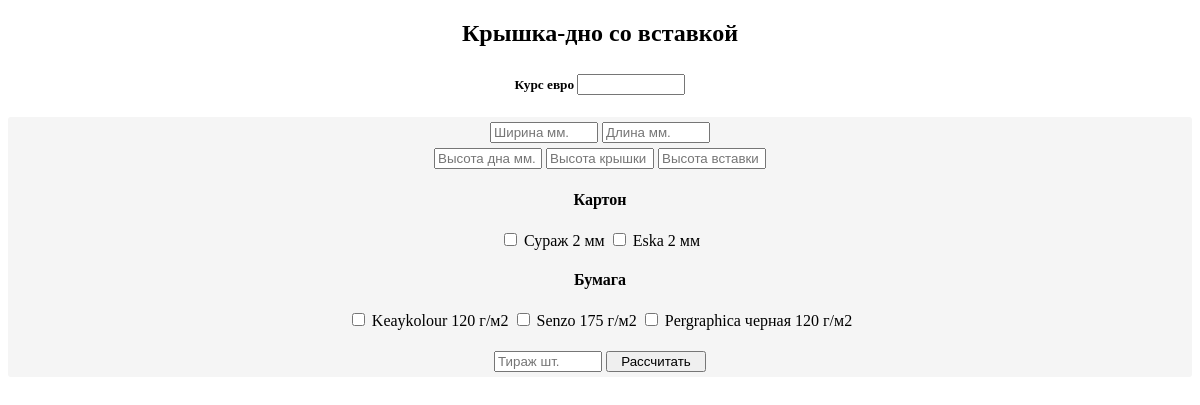
/cubboxinsert/, run on an earlier commit of the app's database.
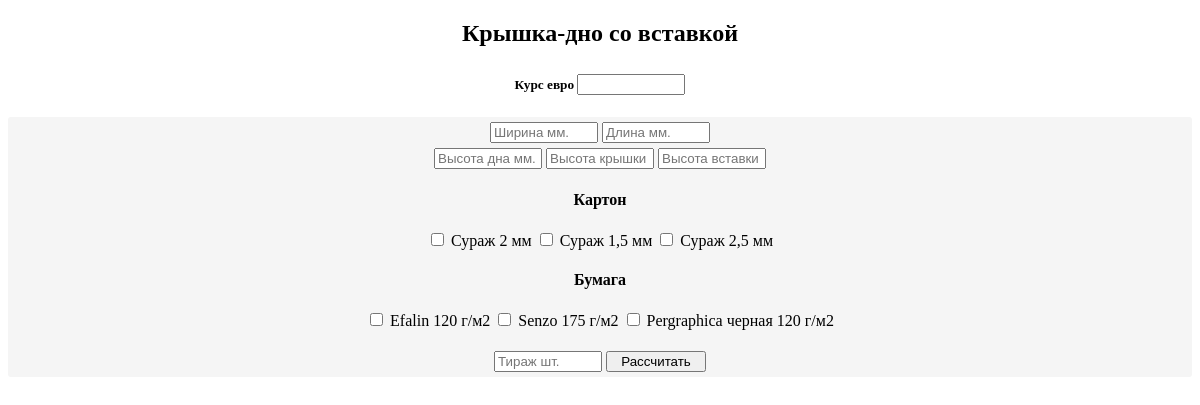
And on a later commit of the database.
### cub_box_0/models.py (models this page shows, shortened)
class Material(models.Model):
    mt_type = models.CharField(max_length=200, null=True)
    mt_name = models.CharField(max_length=200, null=True)
    size_x = models.IntegerField(null=True)
    size_y = models.IntegerField(null=True)
    prise = models.FloatField(null=True)
    currency = models.CharField(max_length=200, null=True)
    len = models.FloatField(null=True)
    class Meta:
        verbose_name = 'Материал'
        verbose_name_plural = 'Материалы'

### cub_box_0/views.py (the view)
# urls.py: path('cubboxinsert/', views.cubboxinsert_page, name='cubboxinsert'),
def cubboxinsert_page(request):
    try:
        result = request_construction_cubboxinsert(request)
        return render(request, './cubboxinsert.html', material() | responseresult(result))
    except:
        return render(request, './cubboxinsert.html', material() | {'cur_euro': currency_eur(),
                                                     'ex': ''})

### cub_box_0/views.py (called while the page is built)
def material():
    cardboard_list = [x for x in Material.objects.all() if x.mt_type == 'картон']
    paper_list = [x for x in Material.objects.all() if x.mt_type == 'дизайнерская бумага']
    return {'cardboard_list': cardboard_list, 'paper_list': paper_list}

### details/algprog/currency.py (called while the page is built)
def currency_eur():
    try:
        data = requests.get('https://www.cbr-xml-daily.ru/daily_json.js').json()
        return data['Valute']['EUR']['Value']
    except:
        return 0

### templates/cubboxinsert.html (shortened to what this page needs)
{% extends 'base.html' %}
{% load static %}
{% block params %}
<link href="{% static 'style.css' %}" rel="stylesheet">
<form action="{% url 'cubboxinsert' %}" method="POST">
<center>
    <input type="hidden" name="construction" value="Крышка-дно со вставкой"><h2>Крышка-дно со вставкой</h2>
{% if cur_euro %}
        <h5>Курс евро <input class="text" id="c" type="text" placeholder="{{ cur_euro }}" name="currency" value="{{ cur_euro }}"/></h5>
    {% else %}
        <h5>Курс евро <input class="text" id="c_2" type="text" placeholder="" name="currency" required="required"/></h5>
    {% endif %}
    <div class="main">
<div class="field">
      <input class="text" id="w" placeholder="Ширина мм." name="width" required="required"/>
      <input class="text" id="ln" placeholder="Длина мм." name="length" required="required"/>
      <br><input class="text" id="h" placeholder="Высота дна мм." name="hight" required="required" />
      <input class="text" id="th" placeholder="Высота крышки мм." name="lid_hight" required="required" />
      <input class="text" id="ih" placeholder="Высота вставки мм." name="insert_hight" required="required" />
</div>
   {% include 'material.html' %}
    <input class="text" id="k" placeholder="Тираж шт." name="kol" required="required" />
    <button class="button" type="submit">Рассчитать</button>
    </div>
</center>
</form>
{% endblock %}

### templates/material.html (shortened to what this page needs)
{% load static %}
<div class="mat_cb">
  <h4>Картон</h4>
    <p>
      {% for mat_cb in cardboard_list %}
        <input type="checkbox" name="cardboard" value="{{mat_cb.mt_name}}"> {{mat_cb.mt_name}}
      {% endfor %}
    </p>
</div>
<div class="mat_pap">
  <h4>Бумага</h4>
    <p>
      {% for mat_pap in paper_list %}
        <input type="checkbox" name="paper" value="{{mat_pap.mt_name}}"> {{mat_pap.mt_name}}
      {% endfor %}
</div>

What changed in the data, as far as the page shows it:
changed Material: mt_name "Eska 2 мм" → "Сураж 1,5 мм"
added Material: mt_name "Сураж 2,5 мм", shown under "Картон"
changed Material: mt_name "Keaykolour 120 г/м2" → "Efalin 120 г/м2"
